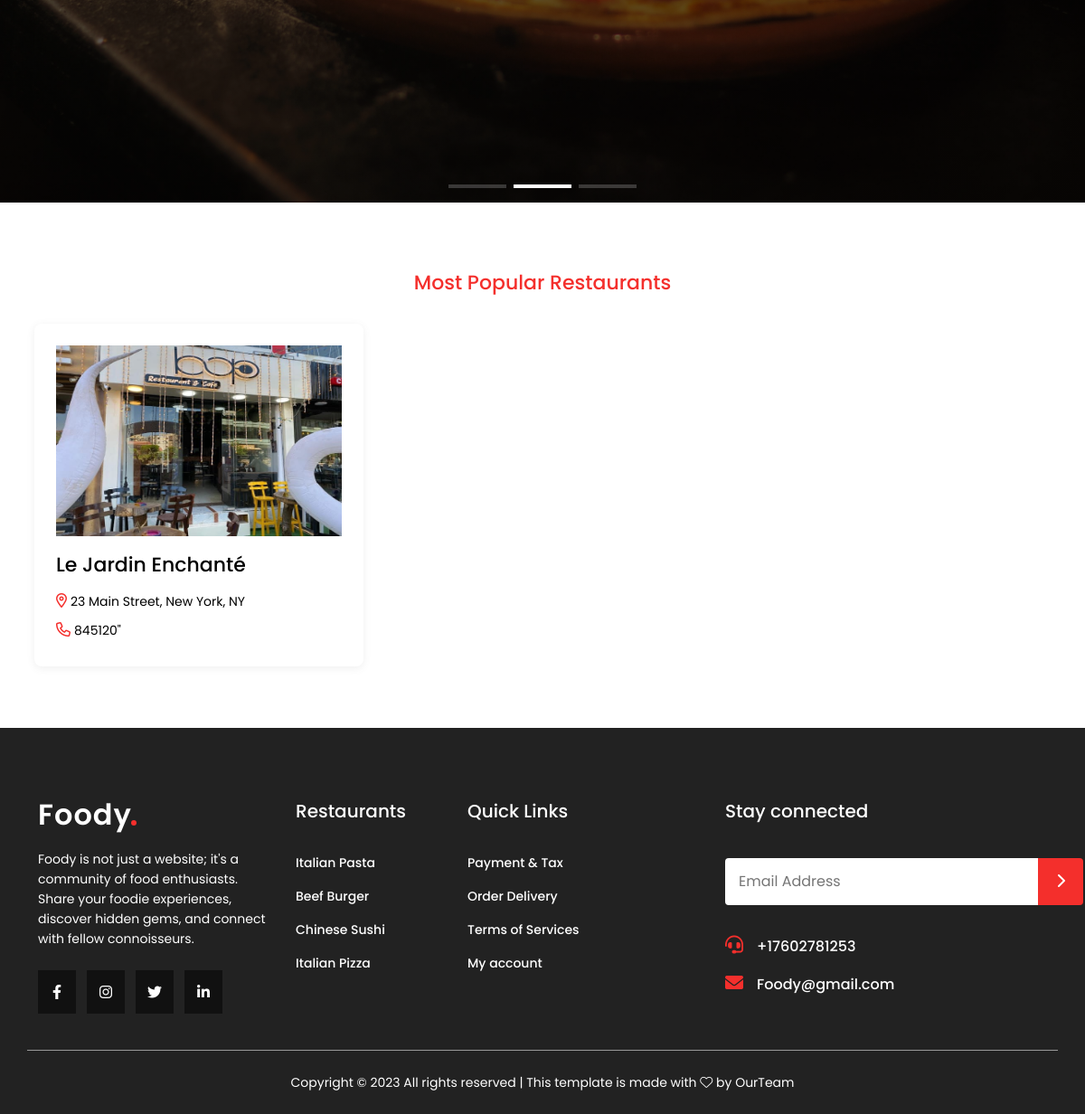
Before: / (lower part) with the older database file.
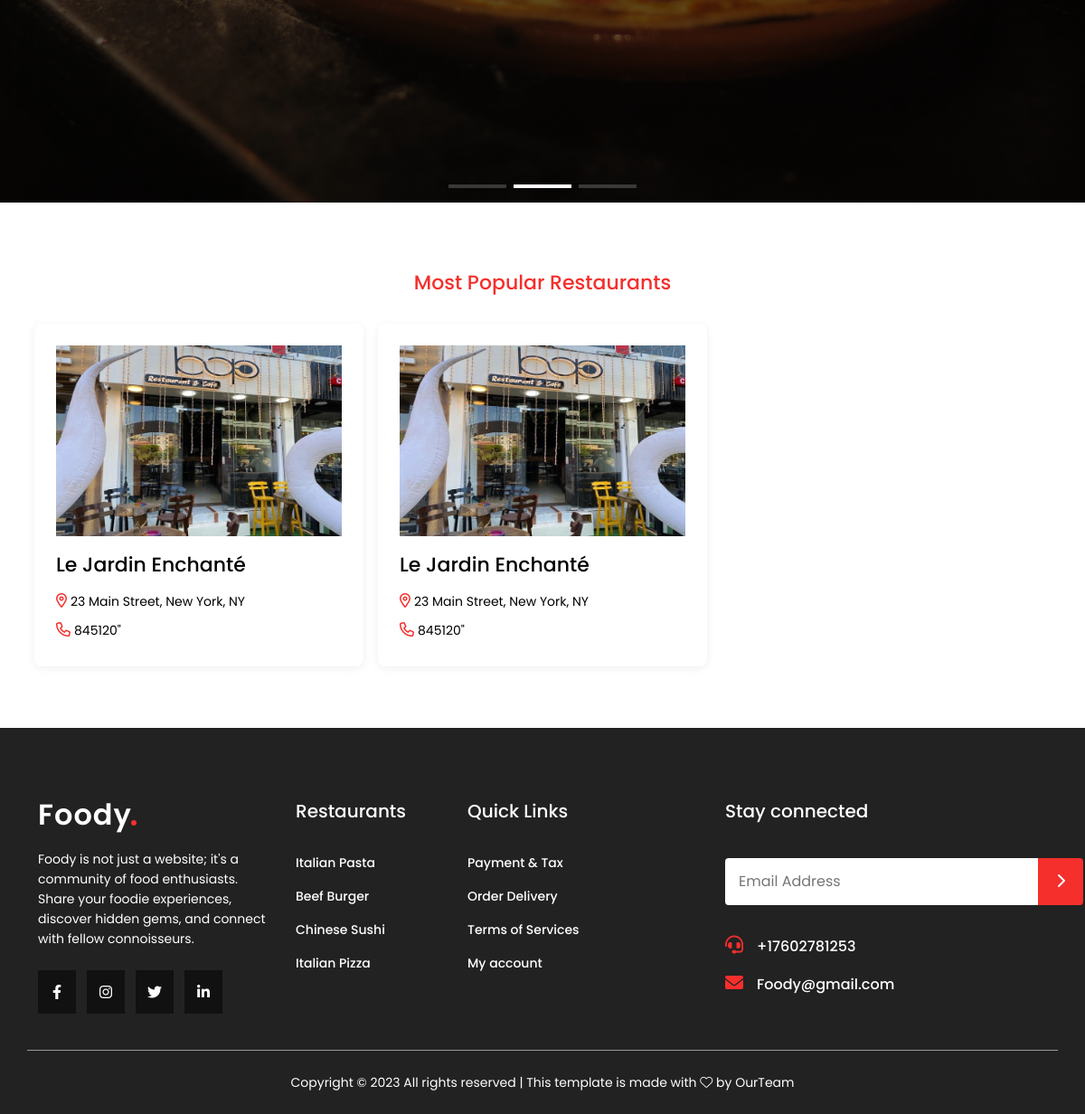
After: the same page with the newer database file.
### tables this page shows
CREATE TABLE `restaurants` (
  `restaurant_id` int(11) NOT NULL,
  `restaurant_name` varchar(200) NOT NULL,
  `restaurant_address` text NOT NULL,
  `restaurant_phone` varchar(100) NOT NULL,
  `restaurant_username` varchar(250) NOT NULL,
  `restaurant_password` varchar(250) NOT NULL,
  `city_id` int(11) NOT NULL,
  `restaurant_image` varchar(500) NOT NULL
);

### helper.php (called while the page is built, shortened)
<?php
if (!function_exists('runQuery')) {
    function runQuery($query)
    {
        $servername = "localhost";
        $username = "root";
        $password = "";
        $database = "resturants";
        $conn = new mysqli($servername, $username, $password, $database);
        $conn->set_charset("utf8");
        return $conn->query($query);
    }
}

### index.php (the view, shortened to what this page needs)
<?php
require 'helper.php';
$selectAllRestaurantsSql = "SELECT * FROM restaurants ORDER BY restaurant_id DESC LIMIT 6;";
$selectAllRestaurantsResult = runQuery($selectAllRestaurantsSql);
?>
<!DOCTYPE html>
<html lang="en">
<head>
    <?php
    require_once 'layout/assets/css.php'
    ?>
</head>
<body>
<main>
    <section class="hero-section">
        <div class="swiper heroSwiper">
            <div class="swiper-wrapper">
                <div class="swiper-slide" style="background-image: url(assets/images/slide2.jpg);">
                </div>
            </div>
            <div class="heroSwiper-pagination"></div>
        </div>
    </section>
    <section class="restaurants-section">
        <div class="container">
            <h2 class="title">
                Most Popular Restaurants
            </h2>
            <div class="row">
                <?php
                if ($selectAllRestaurantsResult->num_rows > 0) {
                    while ($row = $selectAllRestaurantsResult->fetch_assoc()) {
                        ?>
                        <div class="col-lg-4 col-12 p-2">
                            <div class="restaurant">
                                <a href="restaurant.php?id=<?php echo $row['restaurant_id']?>" class="img">
                                    <img loading="lazy" src="<?php echo $row['restaurant_image']?>" alt="store">
                                </a>
                                <div class="info">
                                    <h4><a href="restaurant.php?id=<?php echo $row['restaurant_id']?>"><?php echo $row['restaurant_name']?></a></h4>
                                    <p><i class="fa-regular fa-location-dot"></i><?php echo $row['restaurant_address']?></p>
                                    <p><i class="fa-regular fa-phone"></i><a href="tel:<?php echo $row['restaurant_phone']?>"><?php echo $row['restaurant_phone']?>"</a>
                                    </p>
                                </div>
                            </div>
                        </div>
                        <?php
                    }
                }
                ?>
            </div>
        </div>
    </section>
</main>
<?php
require_once 'layout/inc/footer.php'
?>
</body>
</html>

### layout/assets/css.php (shortened to what this page needs)
<link rel="stylesheet" href="assets/css/bootstrap.min.css">
<link rel="stylesheet" href="assets/css/main.css">
<link rel="stylesheet" href="assets/css/style.css">

### layout/inc/footer.php
<footer>
    <div class="container">
        <div class="row">
            <div class="col-lg-3 col-md-6 col-12">
                <div class="logo">
                    <a href="#home">Foody <span></span></a>
                </div>
                <p>
                    Foody is not just a website; it's a community of food enthusiasts. Share your foodie
                    experiences, discover hidden gems, and connect with fellow connoisseurs.
                </p>
                <div class="social">
                    <a href="#home"><i class="fa-brands fa-facebook-f"></i></a>
                    <a href="#home"><i class="fa-brands fa-instagram"></i></a>
                    <a href="#home"><i class="fa-brands fa-twitter"></i></a>
                    <a href="#home"><i class="fa-brands fa-linkedin-in"></i></a>
                </div>
            </div>
            <div class="col-lg-2 col-md-6 col-12">
                <h3>Restaurants</h3>
                <ul>
                    <li><a href="#">Italian Pasta</a></li>
                    <li><a href="#">Beef Burger</a></li>
                    <li><a href="#">Chinese Sushi</a></li>
                    <li><a href="#">Italian Pizza</a></li>
                </ul>
            </div>
            <div class="col-lg-3 col-md-6 col-12">
                <h3>Quick Links</h3>
                <ul>
                    <li><a href="#">Payment & Tax</a></li>
                    <li><a href="#">Order Delivery</a></li>
                    <li><a href="#">Terms of Services</a></li>
                    <li><a href="#">My account</a></li>
                </ul>
            </div>
            <div class="col-lg-4 col-md-6 col-12">
                <h3>Stay connected</h3>
                <form action="">
                    <input type="text" placeholder="Email Address">
                    <button type="submit"><i class="fa-solid fa-chevron-right"></i></button>
                </form>
                <h4><i class="fa-solid fa-headset"></i><a href="tel++17602781253">+17602781253</a></h4>
                <h4><i class="fa-solid fa-envelope"></i><a href="mailto:Foody@gmail.com">Foody@gmail.com</a></h4>
            </div>
            <div class="copy d-flex align-items-center justify-content-center">
                <p>
                    Copyright © 2023 All rights reserved | This template is made with
                    <i class="fa-light fa-heart"></i> by OurTeam
                </p>
            </div>
        </div>
    </div>
</footer>

### assets/css/style.css (style rules this page uses)
* { margin: 0; padding: 0; line-height: 32px; box-sizing: border-box; scroll-behavior: smooth; font-family: "Poppins", sans-serif; -webkit-tap-highlight-color: transparent; }
body { overflow-x: hidden; position: relative; }
ul { margin: 0; padding: 0; list-style: none; }
a { text-decoration: none; }
p { margin: 0; }
.title { color: #f42f2c; font-size: 22px; text-align: center; padding: 16px 0; }
main .hero-section { width: 100%; margin-top: 80px; height: calc(100vh - 80px); }
main .hero-section .swiper { width: 100%; height: 100%; }
main .hero-section .swiper .swiper-slide { position: relative; background-size: cover; background-repeat: no-repeat; background-position: center; display: flex; align-items: center; height: 100%; min-height: 500px; isolation: isolate; }
main .hero-section .swiper .swiper-slide::after { content: ""; width: 100%; height: 100%; background-image: linear-gradient(rgba(0, 0, 0, 0.5647058824), rgba(0, 0, 0, 0.5647058824)); position: absolute; bottom: 0; right: 0; z-index: -1; transition: 0.3s ease-in-out; }
main .hero-section .swiper .heroSwiper-pagination { position: absolute; z-index: 99; display: flex; align-items: center; justify-content: center; bottom: 16px; }
main .restaurants-section { padding: 60px 16px; }
main .restaurants-section .restaurant { display: flex; flex-direction: column; gap: 16px; padding: 24px; background: #fff; border-radius: 8px; box-shadow: rgba(99, 99, 99, 0.1) 0px 2px 8px 0px; }
main .restaurants-section .restaurant img { width: 100%; aspect-ratio: 3/2; }
main .restaurants-section .restaurant .info h4 { font-size: 22px; }
main .restaurants-section .restaurant .info p { font-size: 14px; color: #000; }
main .restaurants-section .restaurant .info p i { color: #f42f2c; font-size: 16px; margin-right: 4px; }
main .restaurants-section .restaurant .info p a { color: #000; }
main .restaurants-section .restaurant .info a { color: #000; transition: all 0.3s ease-in-out; }
footer { width: 100%; padding: 80px 16px 0; background: #222; }
footer .logo { margin-bottom: 16px; }
footer .logo a { position: relative; color: #fff; font-size: 32px; font-weight: 600; letter-spacing: 1px; font-family: "Poppins", sans-serif; }
footer .logo a span { position: absolute; right: -5px; bottom: 10px; width: 6px; height: 6px; display: block; border-radius: 50%; background-color: #f42f2c; }
footer p { font-size: 14px; color: #fff; font-weight: 400; line-height: 22px; }
footer .social { display: flex; gap: 12px; margin-top: 24px; }
footer .social a { background-color: #111111; min-width: 42px; min-height: 48px; color: #fff; display: flex; align-items: center; justify-content: center; font-size: 16px; transition: all 0.3s ease-in-out; }
footer h3 { font-size: 20px; color: #fff; }
footer ul { margin-top: 24px; }
footer ul li { padding-top: 5px; }
footer ul a { color: #fff; font-weight: 500; transition: all 0.3s ease-in-out; font-size: 14px; }
footer form { margin-top: 40px; margin-bottom: 30px; width: 220px; display: flex; gap: 0; }
footer form input { border: none; background: none; outline: none; background-color: #fff; padding: 10px 15px; border-radius: 4px 0 0 4px; }
footer form button { border: none; background: none; outline: none; background-color: #f42f2c; color: #fff; cursor: pointer; padding: 10px 20px; border-radius: 0 4px 4px 0; }
footer h4 { margin-top: 10px; font-size: 16px; }
footer h4 a { color: #fff; }
footer h4 i { color: #f42f2c; font-size: 20px; margin-right: 15px; }
footer .copy { border-top: 1px solid #999999; margin-top: 40px; padding: 24px 0; }

Changed rows visible on the page:
added restaurants: restaurant_image (picture), restaurant_name "Le Jardin Enchanté", restaurant_address "23 Main Street, New York, NY", restaurant_phone "845120"
